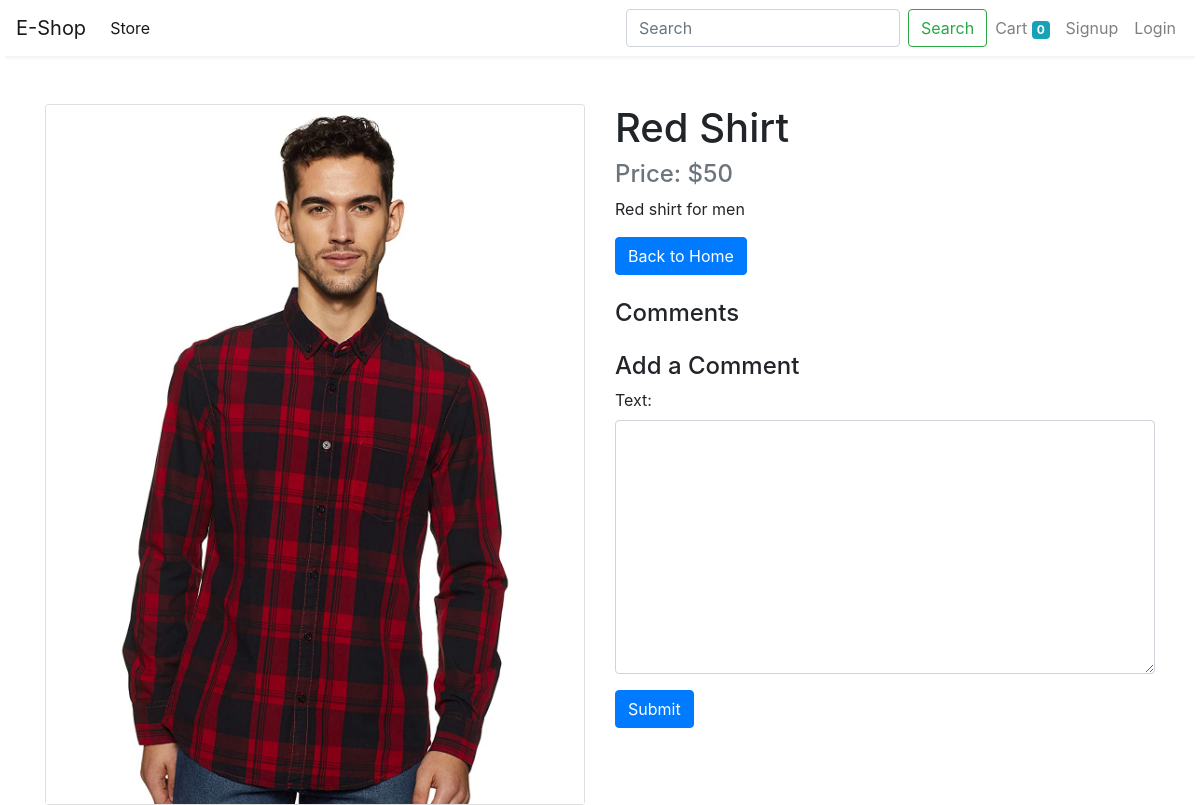
/product/1/, run on the app's committed database.
### store/models/product.py (models this page shows, shortened)
class Product(models.Model):
    name = models.CharField(max_length=50)
    price = models.IntegerField(default=0)
    category = models.ForeignKey(Category, on_delete=models.CASCADE, default=1)
    description = models.CharField(max_length=200, default='', null=True, blank=True)
    image = models.ImageField(upload_to='uploads/products/')

### store/views/product.py (the view)
# urls.py: path('product/<int:product_id>/', product.product_detail, name='product_detail'),
def product_detail(request, product_id):
    product = get_object_or_404(Product, id=product_id)
    comments = product.comments.all()
    form = CommentForm()
    return render(request, 'product_detail.html', {'product': product, 'comments': comments, 'form': form})

### store/forms.py
class CommentForm(forms.ModelForm):
    class Meta:
        model = Comment
        fields = ['text']

### store/templatetags/form_tags.py (called while the page is built)
@register.filter(name='add_class')
def add_class(field, css_class):
    return field.as_widget(attrs={"class": css_class})

### store/templates/product_detail.html (shortened to what this page needs)
{% extends 'base.html' %}
{% load form_tags %}
{% block content %}
<div class="container mt-5">
    <div class="row">
        <div class="col-md-6">
            <div class="card">
                <img src="{{ product.image.url }}" class="card-img-top" alt="{{ product.name }}">
            </div>
        </div>
        <div class="col-md-6">
            <h1>{{ product.name }}</h1>
            <p class="h4 text-muted">Price: ${{ product.price }}</p>
            <p>{{ product.description }}</p>
            <a href="{% url 'home' %}" class="btn btn-primary">Back to Home</a>
            <div class="mt-4">
                <h4>Comments</h4>
            </div>
            <div class="mt-4">
                <h4>Add a Comment</h4>
                <form method="post" action="{% url 'add_comment' product.id %}">
                    <div class="form-group">
                        {{ form.text.label_tag }}
                        {{ form.text|add_class:"form-control" }}
                    </div>
                    <button type="submit" class="btn btn-primary">Submit</button>
                </form>
            </div>
        </div>
    </div>
</div>
{% endblock %}

### data on the page
Product: image (picture), name "Red Shirt", price "50", description "Red shirt for men"

### other printed values
{{ request.session.cart.keys|length }} "0"
